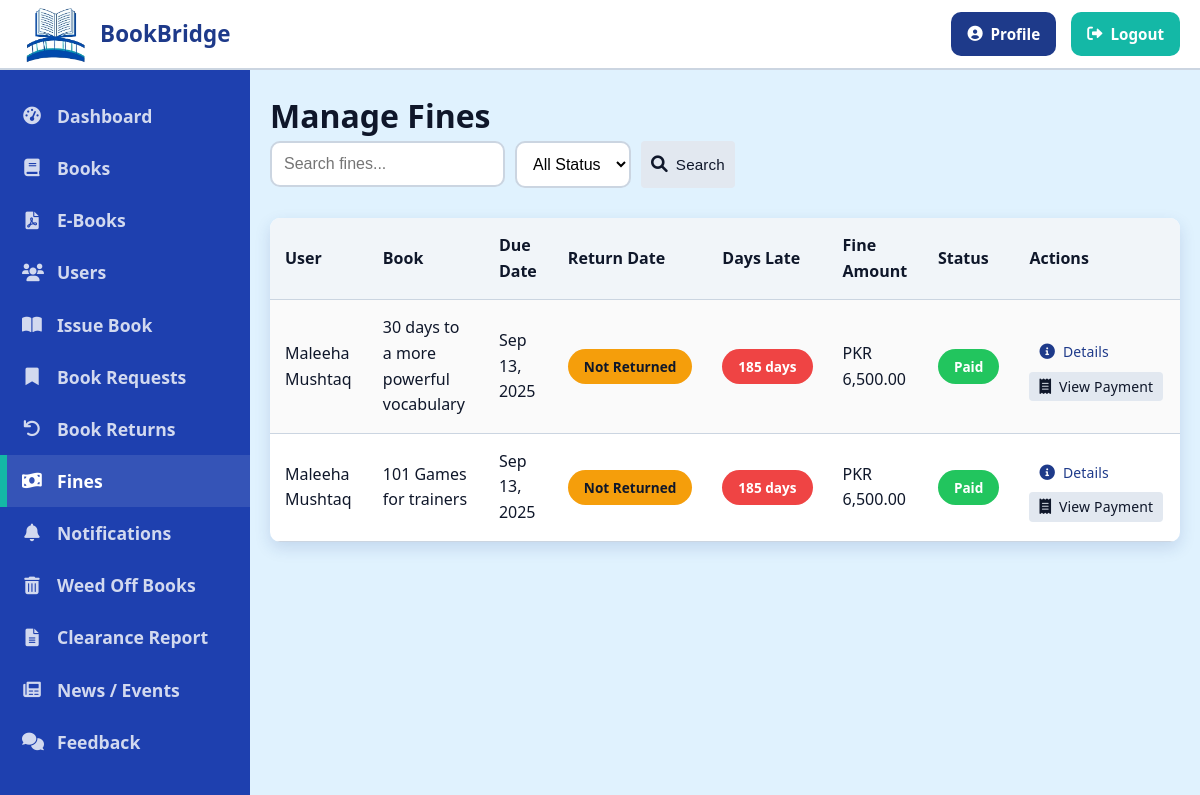
The app's page /librarian/fines.php (signed in), older data.
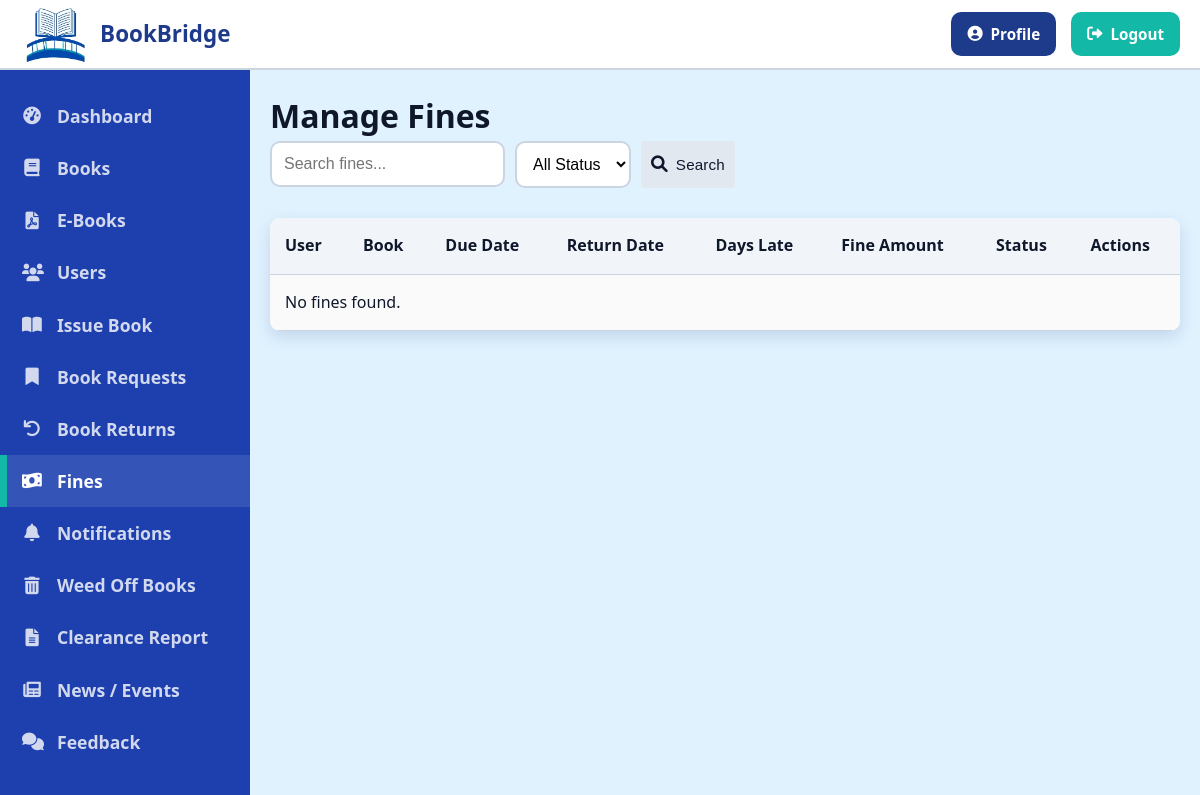
The same page, newer data.
### tables this page shows
CREATE TABLE `fines` (
  `id` int(11) NOT NULL,
  `issued_book_id` int(11) NOT NULL,
  `user_id` int(11) NOT NULL,
  `amount` decimal(10,2) NOT NULL,
  `reason` text DEFAULT NULL,
  `status` enum('pending','paid') NOT NULL DEFAULT 'pending',
  `created_at` timestamp NOT NULL DEFAULT current_timestamp()
);

CREATE TABLE `users` (
  `id` int(11) NOT NULL,
  `unique_id` varchar(20) DEFAULT NULL,
  `name` varchar(100) NOT NULL,
  `email` varchar(100) NOT NULL,
  `password` varchar(255) NOT NULL,
  `role` enum('librarian','student','faculty') NOT NULL,
  `class` varchar(100) DEFAULT NULL,
  `phone` varchar(20) DEFAULT NULL,
  `address` text DEFAULT NULL,
  `created_at` timestamp NOT NULL DEFAULT current_timestamp(),
  `approval_status` varchar(20) DEFAULT 'pending',
  `approved_at` timestamp NULL DEFAULT NULL,
  `rejected_at` timestamp NULL DEFAULT NULL,
  `email_verified` tinyint(1) DEFAULT 0,
  `email_verification_token` varchar(255) DEFAULT NULL
);

CREATE TABLE `books` (
  `id` int(11) NOT NULL,
  `book_name` varchar(100) DEFAULT NULL,
  `author` varchar(100) DEFAULT NULL,
  `book_no` varchar(20) DEFAULT NULL,
  `publisher` varchar(100) DEFAULT NULL,
  `category` varchar(50) DEFAULT NULL,
  `available_quantity` int(11) NOT NULL DEFAULT 0,
  `total_quantity` int(11) NOT NULL DEFAULT 0,
  `created_at` timestamp NOT NULL DEFAULT current_timestamp(),
  `updated_at` timestamp NOT NULL DEFAULT current_timestamp() ON UPDATE current_timestamp()
);

CREATE TABLE `issued_books` (
  `id` int(11) NOT NULL,
  `book_id` int(11) NOT NULL,
  `user_id` int(11) NOT NULL,
  `issue_date` timestamp NOT NULL DEFAULT current_timestamp(),
  `return_date` date NOT NULL,
  `actual_return_date` date DEFAULT NULL,
  `status` enum('issued','returned','overdue') NOT NULL DEFAULT 'issued',
  `fine_amount` decimal(10,2) DEFAULT 0.00
);

### librarian/fines.php (the view, shortened to what this page needs)
<?php
include_once '../includes/header.php';
$search = isset($_GET['search']) ? trim($_GET['search']) : '';
$sql = "
    SELECT f.*, u.name as user_name, u.role as user_role, b.book_name as book_name, ib.issue_date, ib.return_date, ib.actual_return_date,
           DATEDIFF(COALESCE(ib.actual_return_date, CURRENT_DATE), ib.return_date) as days_overdue
    FROM fines f
    JOIN issued_books ib ON f.issued_book_id = ib.id
    JOIN books b ON ib.book_id = b.id
    JOIN users u ON f.user_id = u.id
    WHERE 1=1 AND u.role != 'faculty'
";
$sql .= " ORDER BY f.created_at DESC";
$stmt = $conn->prepare($sql);
$stmt->execute();
$result = $stmt->get_result();
$fines = [];
while ($row = $result->fetch_assoc()) {
    $fines[] = $row;
}
?>
<h1 class="page-title">Manage Fines</h1>
<div class="d-flex justify-between align-center mb-4">
    <div class="d-flex">
        <form action="" method="GET" class="d-flex">
            <div class="form-group mr-2" style="margin-bottom: 0; margin-right: 10px;">
                <input type="text" name="search" placeholder="Search fines..." class="form-control" value="<?php echo htmlspecialchars($search); ?>">
            </div>
            <div class="form-group mr-2" style="margin-bottom: 0; margin-right: 10px;">
                <select name="status" class="form-control">
                    <option value="">All Status</option>
                </select>
            </div>
            <button type="submit" class="btn btn-secondary">
                <i class="fas fa-search"></i> Search
            </button>
        </form>
    </div>
</div>
<div class="table-container" style="margin-top:30px;">
    <table class="table table-striped">
        <thead>
            <tr>
                <th>User</th>
                <th>Book</th>
                <th>Due Date</th>
                <th>Return Date</th>
                <th>Days Late</th>
                <th>Fine Amount</th>
                <th>Status</th>
                <th>Actions</th>
            </tr>
        </thead>
        <tbody>
            <?php if (count($fines) > 0): ?>
                <?php foreach ($fines as $fine): ?>
                    <tr>
                        <td><?php echo htmlspecialchars($fine['user_name']); ?></td>
                        <td><?php echo htmlspecialchars($fine['book_name']); ?></td>
                        <td><?php echo date('M d, Y', strtotime($fine['return_date'])); ?></td>
                        <td>
                            <?php
                            if ($fine['actual_return_date']) {
                                echo date('M d, Y', strtotime($fine['actual_return_date']));
                            } else {
                                echo '<span class="badge badge-warning">Not Returned</span>';
                            }
                            ?>
                        </td>
                        <td>
                            <?php
                            if ($fine['days_overdue'] > 0) {
                                echo '<span class="badge badge-danger">' . $fine['days_overdue'] . ' days</span>';
                            } else {
                                echo '0 days';
                            }
                            ?>
                        </td>
                        <td>PKR <?php echo number_format($fine['amount'], 2); ?></td>
                        <td>
                            <?php if ($fine['status'] == 'pending'): ?>
                                <span class="badge badge-warning">Pending</span>
                            <?php else: ?>
                                <span class="badge badge-success">Paid</span>
                            <?php endif; ?>
                        </td>
                        <td>
                            <a href="fine_details.php?id=<?php echo $fine['id']; ?>" class="btn btn-sm btn-info" style="margin-top: 5px;">
                                <i class="fas fa-info-circle"></i> Details
                            </a>
                            <?php if ($fine['status'] == 'paid'): ?>
                                <a href="payment_details.php?fine_id=<?php echo $fine['id']; ?>" class="btn btn-sm btn-secondary" style="margin-top: 5px;">
                                    <i class="fas fa-receipt"></i> View Payment
                                </a>
                            <?php endif; ?>
                        </td>
                    </tr>
                <?php endforeach; ?>
            <?php else: ?>
                <tr>
                    <td colspan="8" class="text-center">No fines found.</td>
                </tr>
            <?php endif; ?>
        </tbody>
    </table>
</div>
<?php include_once '../includes/footer.php'; ?>

Row changes from the older to the newer data that the page shows:
removed fines: user.name "Maleeha Mushtaq", books.book_name "30 days to a more powerful vocabulary", issued_book.return_date "Sep 13, 2025", days_overdue "185", amount "6,500.00", status "Paid"
removed fines: user.name "Maleeha Mushtaq", books.book_name "101 Games for trainers", issued_book.return_date "Sep 13, 2025", days_overdue "185", amount "6,500.00", status "Paid"
Text that changed along with them:
text now shown: "No fines found."
